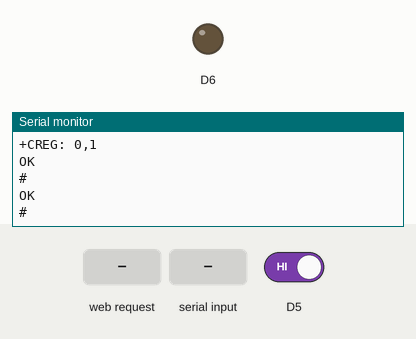
Simulated run of this program. Board: ESP8266 (NodeMCU). Shown: output pins drawn as LEDs (lit = HIGH), the last lines printed to the serial monitor. The test bench sets the inputs (shaded band); at power-on: D5 HIGH. WiFi joins after 1.5 s; servers stay silent unless stated; the modem accepts every AT command (registered, SIM ready, sends succeed) and sends nothing else.

Above: at 10.2 s.
10.3 s: D5 driven LOW
At 10.6 s:
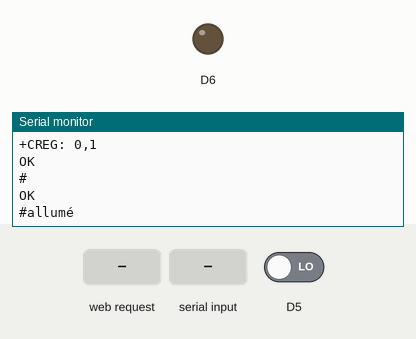
12.1 s: HTTP request GET /RING received
At 13.5 s:
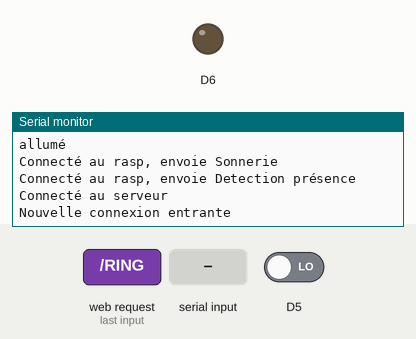
15.1 s: "+CLIP:" received over the second serial link
At 16.61 s:
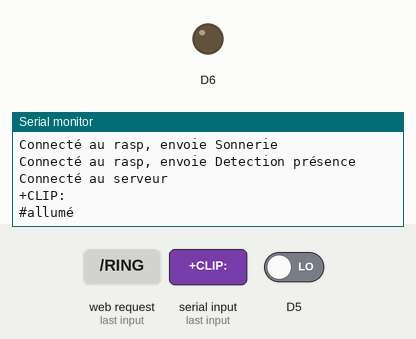
17.9 s: "RING" received over the second serial link
At 19.9 s:
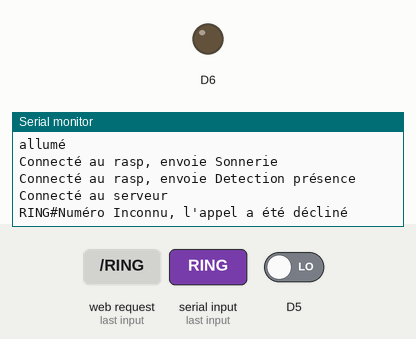

The program:

main.cpp
```cpp
#include <Arduino.h>

#include "clientesp.h"

#include "servRasp.h"

#include "sim.h"

int buttonState = 0; //variable pour stocjer l'etat du bt

ClientEsp client1;
ServRasp serveurRasp;
Sim gsm;

void setup()
{
 Serial.begin(9600);
 pinMode(D5,INPUT);
 pinMode(D6,OUTPUT);
 serveurRasp.initialisation();
 gsm.initialisation();
}

void loop()
{
  //SI L'ADMIN APPELLE LA SONNERIE
  gsm.updateSerial();

//------------------------------------------------------------------------------------------------------------------

  //SI BOUTTON PRESSEE
  buttonState = digitalRead(D5); //lecture de l'etat du bouton
  if(buttonState == LOW)
    {
      digitalWrite(D6, LOW);  //Led allumé
      Serial.println("allumé");
      client1.envoieRequetes(); //envoie des requetes sonnerie - detection - prise photo
    }

//------------------------------------------------------------------------------------------------------------------

  //EN CAS DE REPONSE DU RASPBERRY LORS DE LA DETECTION PRESENCE
  if(serveurRasp.nouvelleConnexion() == true)
  {
    String requete2 = serveurRasp.lireRequete();

    if(gsm.declencheurSMS == requete2)
    {
        Serial.print("Envoie du SMS...");
        gsm.envoieMessage();

        serveurRasp.resetRequete();   //à vérifier
    }

  }
}
```

clientesp.cpp
```cpp
#include "clientesp.h"

void ClientEsp::connexionWIFI()
{
    WiFi.begin(ssid, password); // Se connecter au réseau WiFi

    while (WiFi.status() != WL_CONNECTED)   //Vérification connexion
    {
        delay(1000);
        Serial.println("Connexion en cours...");
    }

    Serial.println("Connecté au réseau WiFi");
}

//------------------------------------------------------------------------------------------------------------------

void ClientEsp::envoieRequetes()
{

    client.connect(adresse_ip_rasp, 5100);
    Serial.println("Connecté au rasp, envoie Sonnerie");
    client.print(String("GET /sonnerie HTTP/1.1\r\n") + "Host: " + adresse_ip_rasp + "\r\n" + "Connection: close\r\n\r\n");


    client.connect(adresse_ip_rasp, 5200);
    Serial.println("Connecté au rasp, envoie Detection présence");
    client.print(String("GET /detection_presence HTTP/1.1\r\n") + "Host: " + adresse_ip_rasp + "\r\n" + "Connection: close\r\n\r\n");


    client.stop();


    if (client.connect(adresse_ip_serveurESP, 1250 ))         // Établir une connexion avec le serveur /////////////////serveur port à mettre
    {
        Serial.println("Connecté au serveur");

        client.write("Prend une photo");            //Envoie des données vers le serveur

    }
    else
    {
        Serial.println("Impossible de se connecter au serveur");
    }
}

//------------------------------------------------------------------------------------------------------------------

void ClientEsp::reponse()
{
    String url = "http://172.16.205.23:5200/detection_presence";
    http.begin(client,url);

    int httpCode = http.GET();

    if (httpCode > 0) {
      String payload = http.getString(); // Obtenez la réponse du serveur
      Serial.println("Réponse du serveur:");
      Serial.println(payload);
    } else {
      Serial.print("Erreur dans la requête GET: ");
      Serial.println(httpCode);
    }

    http.end(); // Fermez la connexion


    delay(5000); // Attendez 5 secondes avant la prochaine requête

}
```

clientesp.h
```cpp
#include <WiFiClient.h>
#include <ESP8266WiFi.h>
#include <ESP8266HTTPClient.h>

class ClientEsp
{
    public:

    void connexionWIFI();
    void envoieRequetes();
    void reponse();

    WiFiClient client;
    HTTPClient http;

    String requete = "Prend une photo";
    const char* ssid = "Raspiwifi";
    const char* password = "CeciEstMaClefWPA2";
    const char* adresse_ip_serveurESP = "192.168.100.20"; // Adresse IP du serveur
    const char* adresse_ip_rasp = "192.168.100.1"; // Adresse IP du raspberry

};
```

servRasp.cpp
```cpp
#include "servRasp.h"

ServRasp::ServRasp()
{
    serveur = new WiFiServer(2000);
}

//------------------------------------------------------------------------------------------------------------------

void ServRasp::initialisation()
{

    IPAddress ip(192, 168, 100, 10); // Adresse IP fixe du serveur
    IPAddress gateway(192, 168, 100, 1); // Adresse IP de la passerelle
    IPAddress subnet(255, 255, 255, 0); // Masque de sous-réseau

    WiFi.config(ip, gateway, subnet); // Configuration de l'adresse IP, de la passerelle et du masque de sous-réseau


    WiFi.begin(ssid, password); // Connexion au réseau WiFi

    while (WiFi.status() != WL_CONNECTED)
    {
        delay(1000);
        Serial.println("Connexion en cours au reseau WiFi...");

    }

    IPAddress adresse_ip = WiFi.localIP(); // Obtenir l'adresse IP du serveur
    Serial.print("Adresse IP du serveur : ");
    Serial.println(adresse_ip);

    serveur->begin(); // Démarrer le serveur
}

//------------------------------------------------------------------------------------------------------------------

bool ServRasp::nouvelleConnexion()
{
    client = serveur->accept();

    if(client)
    {
        return true;
    }
    else
    {
        return false;
    }

}

//------------------------------------------------------------------------------------------------------------------

String ServRasp::lireRequete()
{
    String req;

    Serial.println("Nouvelle connexion entrante");
    client.readBytes(request, sizeof(request));         // lire la demande du client
    Serial.print("Client request: ");
    Serial.println(request);
    req = request;


    return req;
}

//------------------------------------------------------------------------------------------------------------------

void ServRasp::resetRequete()
{
    for (int i=0 ; i<128;i++)
        {
            request[i] = 0;
        }
}

//------------------------------------------------------------------------------------------------------------------

void ServRasp::fermerConnexion()
{
    serveur->close();
}
```

servRasp.h
```cpp
#include <ESP8266WiFi.h>
//#include <WiFiAP.h>
#include <string>

class ServRasp
{
    public:
        ServRasp();
        void initialisation();
        bool nouvelleConnexion();
        String lireRequete();
        void resetRequete();
        void fermerConnexion();

        char request[128] = {0};            // initialiser une variable pour stocker la demande du client
        const char* ssid = "Raspiwifi";
        const char* password = "CeciEstMaClefWPA2";
        WiFiServer * serveur;
        WiFiClient client;
};
```

sim.cpp
```cpp
#include "sim.h"

SoftwareSerial mySerial(D3, D2);

void Sim::updateSerial()
{
    delay(200);                                 //delay d'anti rebond pour le bouton anti poussoire
    while (Serial.available())
    {
        mySerial.write(Serial.read());          //Transférer ce que Serial a reçu au port série du logiciel
    }

    while(mySerial.available())
    {
        char pchar[255] = {0};
        mySerial.read(pchar,100);
        Serial.write(pchar);                    //Voir le contenu de pchar


        //RECUPERATION DU NUMERO ARRIVANT POUR REALISER LE FILTRE
        char *pt = strstr(pchar, "+CLIP:");
        if ( pt != 0)
            {
                pt+=8;
                char numero[15]={0};
                strncpy (numero, pt, 11);       //nous copions 11 caractere à partir de +CLIP: de pt à numero
                Serial.println(numero);
                phoneNumber = String(numero);
            }
        Serial.write("#");
        if (strstr(pchar,"RING")!= 0)
        {
            appel();
        }

    }
}

//------------------------------------------------------------------------------------------------------------------

void Sim::initialisation()
{
    mySerial.begin(9600);
    Serial.println("Initializing...");
    delay(1000);

    mySerial.println("AT"); //Once the handshake test is successful, it will back to OK
    updateSerial();
    mySerial.println("AT+CSQ"); //Signal quality test, value range is 0-31 , 31 is the best
    updateSerial();
    mySerial.println("AT+CCID"); //Read SIM information to confirm whether the SIM is plugged
    updateSerial();
    mySerial.println("AT+CREG?"); //Check whether it has registered in the network
    updateSerial();
    mySerial.println("AT+CLIP=1");
    updateSerial();

}

//------------------------------------------------------------------------------------------------------------------

void Sim::envoieMessage()
{
    mySerial.println("AT+CMGF=1"); // Configuring TEXT mode
    updateSerial();

    mySerial.println("AT+CMGS=\"+33602229758\"");//change ZZ with country code and xxxxxxxxxxx with phone number to sms
    updateSerial();
    mySerial.print("Une personne sonne a votre porte."); //text content
    updateSerial();
    mySerial.write(26); //26 sert à envoyer un Ctrl Z qui est necessaire à m'envoie du SMS


/*
    mySerial.println("AT+CMGS=\"+33768133981\"");//change ZZ with country code and xxxxxxxxxxx with phone number to sms
    updateSerial();
    mySerial.print("une personne a sonné a la porte"); //text content
    updateSerial();
    mySerial.write(26);
*/

/*
    mySerial.println("AT+CMGS=\"+33770492365\"");//change ZZ with country code and xxxxxxxxxxx with phone number to sms
    updateSerial();
    mySerial.print("une personne a sonné a la porte"); //text content
    updateSerial();
    mySerial.write(26);*/
}

//------------------------------------------------------------------------------------------------------------------

void Sim::appel()
{

    if (phoneNumber == trustedNumberAllan || phoneNumber == trustedNumberSaad || phoneNumber == trustedNumberQuentin)
    {
        mySerial.println("ATA"); // Décroche l'appel.
        Serial.println("Numéro de Confiance, l'appel a été accepté");
    } else
    {
        mySerial.println("ATH"); // Rejette l'appel.
        Serial.println("Numéro Inconnu, l'appel a été décliné");
    }


    /*int numberStartIndex = strstr(pchar, "+CLIP: \"") - pchar + 12;
    int numberEndIndex = strstr(pchar, "\",") - pchar;
    String incomingNumber = String(pchar).substring(numberStartIndex, numberEndIndex);

    if (incomingNumber == trustedNumberAllan || incomingNumber == trustedNumberSaad || incomingNumber == trustedNumberQuentin)
    {
        mySerial.println("ATA"); // Décroche l'appel.
    } else
    {
        mySerial.println("ATH"); // Rejette l'appel.
    }*/


    /*String response = mySerial.readString();
    mySerial.println("AT+CLCC");
    delay(500);
    response = mySerial.readString();
    if (response.indexOf("+CLCC:") != -1) { // si le numéro est récupéré
        int commaIndex = response.indexOf(",") + 2;
        String phoneNumber = response.substring(commaIndex, commaIndex + 13); // extraire le numéro de téléphone
        Serial.println("Numéro de téléphone : " + phoneNumber);
    }*/


   /*mySerial.println("ATA");
   Serial.println("envoie ATA");*/


}
```

sim.h
```cpp
#include <SoftwareSerial.h>
// MODULE GSM GPRS A6
extern SoftwareSerial mySerial;


class Sim
{
    public:
        void initialisation();
        void envoieMessage();
        void appel();
        void updateSerial();

        String phoneNumber;
        String declencheurSMS = "Envoie SMS";
        const char* trustedNumberAllan = "33602229758"; // Remplacez ceci par le numéro de téléphone spécifique que vous voulez autoriser.
        const char* trustedNumberSaad = "33768133981"; // Remplacez ceci par le numéro de téléphone spécifique que vous voulez autoriser.
        const char* trustedNumberQuentin = "33770492365"; // Remplacez ceci par le numéro de téléphone spécifique que vous voulez autoriser.


};
```

Measured:
- after the input at 10.3 s, the serial monitor: prints a new line after 0.15 s (image 1)
- after the input at 12.1 s, the serial monitor: prints a new line after 0.55 s (image 2)
- after the input at 15.1 s, the serial monitor: prints a new line after 1.4 s (image 3)
- after the input at 17.9 s, the serial monitor: prints a new line after 1.2 s (image 4)
